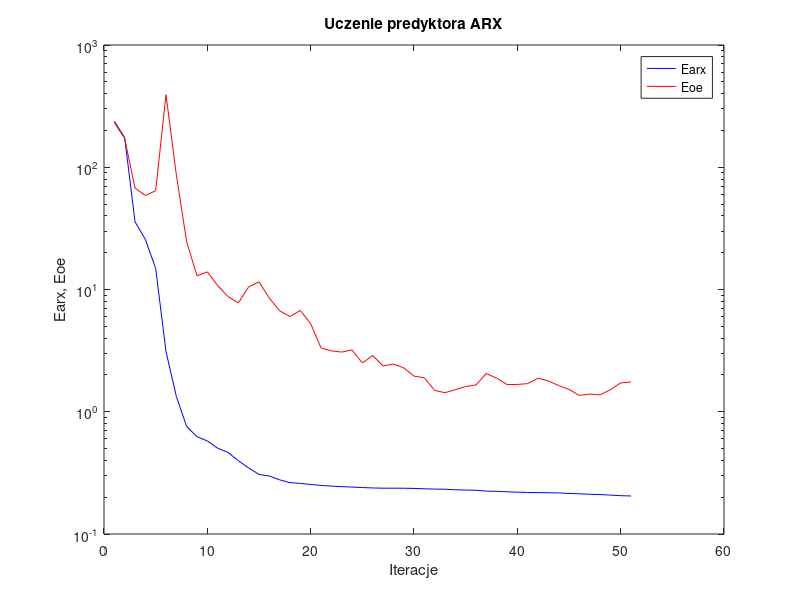
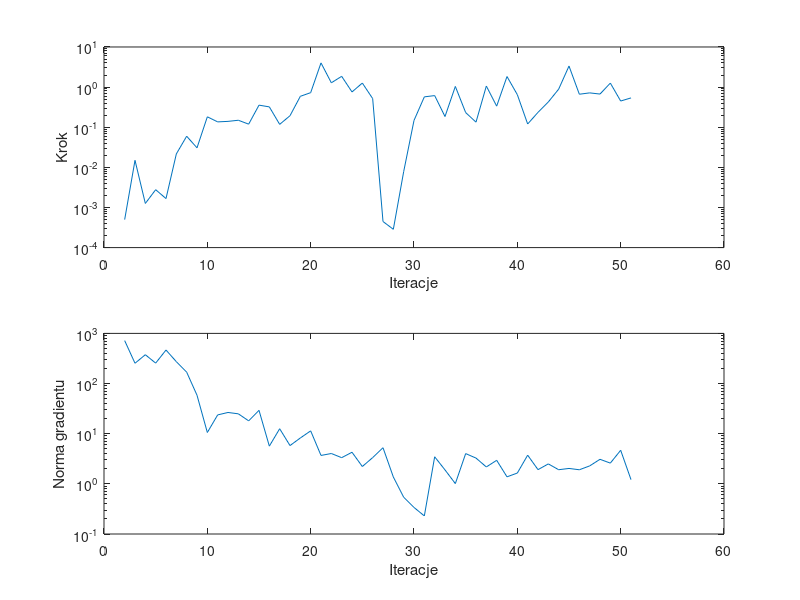

These figures' MATLAB source, in order:
%uczenie predyktora arx
clear all;
n=0; farx(n+1)=2.376572e+002; foe(n+1)=2.318212e+002; wspucz(n+1)=0.000000e+000; ng(n+1)=0.000000e+000;
%odnowa zmiennej metryki
n=1; farx(n+1)=1.746377e+002; foe(n+1)=1.723577e+002; krok(n+1)=4.987505e-004; ng(n+1)=7.179722e+002;
n=2; farx(n+1)=3.588784e+001; foe(n+1)=6.763621e+001; krok(n+1)=1.495979e-002; ng(n+1)=2.538807e+002;
n=3; farx(n+1)=2.566897e+001; foe(n+1)=5.873242e+001; krok(n+1)=1.259664e-003; ng(n+1)=3.756286e+002;
n=4; farx(n+1)=1.488173e+001; foe(n+1)=6.434681e+001; krok(n+1)=2.774090e-003; ng(n+1)=2.554394e+002;
n=5; farx(n+1)=3.104919e+000; foe(n+1)=3.919154e+002; krok(n+1)=1.667309e-003; ng(n+1)=4.659679e+002;
n=6; farx(n+1)=1.333059e+000; foe(n+1)=8.679593e+001; krok(n+1)=2.160874e-002; ng(n+1)=2.728919e+002;
n=7; farx(n+1)=7.565788e-001; foe(n+1)=2.451835e+001; krok(n+1)=5.962927e-002; ng(n+1)=1.687675e+002;
n=8; farx(n+1)=6.252173e-001; foe(n+1)=1.294902e+001; krok(n+1)=3.067118e-002; ng(n+1)=5.852015e+001;
n=9; farx(n+1)=5.772478e-001; foe(n+1)=1.392952e+001; krok(n+1)=1.817918e-001; ng(n+1)=1.056526e+001;
n=10; farx(n+1)=5.029046e-001; foe(n+1)=1.077896e+001; krok(n+1)=1.359113e-001; ng(n+1)=2.368931e+001;
n=11; farx(n+1)=4.653912e-001; foe(n+1)=8.751343e+000; krok(n+1)=1.399123e-001; ng(n+1)=2.650128e+001;
n=12; farx(n+1)=3.973565e-001; foe(n+1)=7.775099e+000; krok(n+1)=1.492580e-001; ng(n+1)=2.490307e+001;
n=13; farx(n+1)=3.469612e-001; foe(n+1)=1.051336e+001; krok(n+1)=1.192585e-001; ng(n+1)=1.803696e+001;
n=14; farx(n+1)=3.071702e-001; foe(n+1)=1.154789e+001; krok(n+1)=3.550835e-001; ng(n+1)=2.921979e+001;
n=15; farx(n+1)=2.981204e-001; foe(n+1)=8.493135e+000; krok(n+1)=3.214125e-001; ng(n+1)=5.652215e+000;
n=16; farx(n+1)=2.773574e-001; foe(n+1)=6.688160e+000; krok(n+1)=1.178633e-001; ng(n+1)=1.255593e+001;
n=17; farx(n+1)=2.633325e-001; foe(n+1)=6.018258e+000; krok(n+1)=1.935340e-001; ng(n+1)=5.797146e+000;
n=18; farx(n+1)=2.593496e-001; foe(n+1)=6.743698e+000; krok(n+1)=5.896462e-001; ng(n+1)=8.214411e+000;
n=19; farx(n+1)=2.542506e-001; foe(n+1)=5.252490e+000; krok(n+1)=7.271671e-001; ng(n+1)=1.139014e+001;
n=20; farx(n+1)=2.496256e-001; foe(n+1)=3.329494e+000; krok(n+1)=4.010769e+000; ng(n+1)=3.684813e+000;
n=21; farx(n+1)=2.465721e-001; foe(n+1)=3.148275e+000; krok(n+1)=1.280117e+000; ng(n+1)=4.027324e+000;
n=22; farx(n+1)=2.440664e-001; foe(n+1)=3.077876e+000; krok(n+1)=1.856466e+000; ng(n+1)=3.326950e+000;
n=23; farx(n+1)=2.421604e-001; foe(n+1)=3.202775e+000; krok(n+1)=7.571876e-001; ng(n+1)=4.264663e+000;
n=24; farx(n+1)=2.399232e-001; foe(n+1)=2.504526e+000; krok(n+1)=1.262060e+000; ng(n+1)=2.215881e+000;
n=25; farx(n+1)=2.380927e-001; foe(n+1)=2.883859e+000; krok(n+1)=5.174513e-001; ng(n+1)=3.336800e+000;
%odnowa zmiennej metryki
n=26; farx(n+1)=2.370534e-001; foe(n+1)=2.371935e+000; krok(n+1)=4.465528e-004; ng(n+1)=5.252743e+000;
n=27; farx(n+1)=2.369821e-001; foe(n+1)=2.457268e+000; krok(n+1)=2.859446e-004; ng(n+1)=1.370486e+000;
n=28; farx(n+1)=2.368444e-001; foe(n+1)=2.287816e+000; krok(n+1)=7.805422e-003; ng(n+1)=5.417719e-001;
n=29; farx(n+1)=2.359617e-001; foe(n+1)=1.955965e+000; krok(n+1)=1.475580e-001; ng(n+1)=3.385262e-001;
n=30; farx(n+1)=2.343302e-001; foe(n+1)=1.895961e+000; krok(n+1)=5.714050e-001; ng(n+1)=2.293465e-001;
n=31; farx(n+1)=2.330839e-001; foe(n+1)=1.494851e+000; krok(n+1)=6.144464e-001; ng(n+1)=3.463685e+000;
n=32; farx(n+1)=2.324122e-001; foe(n+1)=1.431534e+000; krok(n+1)=1.846634e-001; ng(n+1)=1.896977e+000;
n=33; farx(n+1)=2.301570e-001; foe(n+1)=1.516105e+000; krok(n+1)=1.038969e+000; ng(n+1)=1.011713e+000;
n=34; farx(n+1)=2.288671e-001; foe(n+1)=1.607144e+000; krok(n+1)=2.317569e-001; ng(n+1)=4.010236e+000;
n=35; farx(n+1)=2.279856e-001; foe(n+1)=1.659595e+000; krok(n+1)=1.338969e-001; ng(n+1)=3.265333e+000;
n=36; farx(n+1)=2.244469e-001; foe(n+1)=2.052237e+000; krok(n+1)=1.062525e+000; ng(n+1)=2.171856e+000;
n=37; farx(n+1)=2.233892e-001; foe(n+1)=1.881064e+000; krok(n+1)=3.355407e-001; ng(n+1)=2.947277e+000;
n=38; farx(n+1)=2.215923e-001; foe(n+1)=1.670829e+000; krok(n+1)=1.833637e+000; ng(n+1)=1.380209e+000;
n=39; farx(n+1)=2.198275e-001; foe(n+1)=1.672306e+000; krok(n+1)=6.477968e-001; ng(n+1)=1.641994e+000;
n=40; farx(n+1)=2.186563e-001; foe(n+1)=1.699114e+000; krok(n+1)=1.202721e-001; ng(n+1)=3.731349e+000;
n=41; farx(n+1)=2.181262e-001; foe(n+1)=1.881531e+000; krok(n+1)=2.349459e-001; ng(n+1)=1.920281e+000;
n=42; farx(n+1)=2.175621e-001; foe(n+1)=1.787072e+000; krok(n+1)=4.268310e-001; ng(n+1)=2.498135e+000;
n=43; farx(n+1)=2.167591e-001; foe(n+1)=1.637296e+000; krok(n+1)=8.892951e-001; ng(n+1)=1.912935e+000;
n=44; farx(n+1)=2.146503e-001; foe(n+1)=1.524558e+000; krok(n+1)=3.350057e+000; ng(n+1)=2.029317e+000;
n=45; farx(n+1)=2.133352e-001; foe(n+1)=1.359725e+000; krok(n+1)=6.643777e-001; ng(n+1)=1.909139e+000;
n=46; farx(n+1)=2.113756e-001; foe(n+1)=1.395996e+000; krok(n+1)=7.178738e-001; ng(n+1)=2.279084e+000;
n=47; farx(n+1)=2.103230e-001; foe(n+1)=1.372102e+000; krok(n+1)=6.709302e-001; ng(n+1)=3.085777e+000;
n=48; farx(n+1)=2.080830e-001; foe(n+1)=1.514213e+000; krok(n+1)=1.258604e+000; ng(n+1)=2.591288e+000;
n=49; farx(n+1)=2.058397e-001; foe(n+1)=1.721680e+000; krok(n+1)=4.498732e-001; ng(n+1)=4.672685e+000;
n=50; farx(n+1)=2.046376e-001; foe(n+1)=1.751900e+000; krok(n+1)=5.378226e-001; ng(n+1)=1.213552e+000;

figure; semilogy(farx,'b'); hold on; semilogy(foe,'r'); xlabel('Iteracje'); ylabel('Earx, Eoe'); legend('Earx','Eoe'); title('Uczenie predyktora ARX');
figure; subplot(2,1,1); semilogy(krok); xlabel('Iteracje'); ylabel('Krok');
subplot(2,1,2); semilogy(ng); xlabel('Iteracje'); ylabel('Norma gradientu');
Earx=farx(n+1)
Eoe=foe(n+1)
